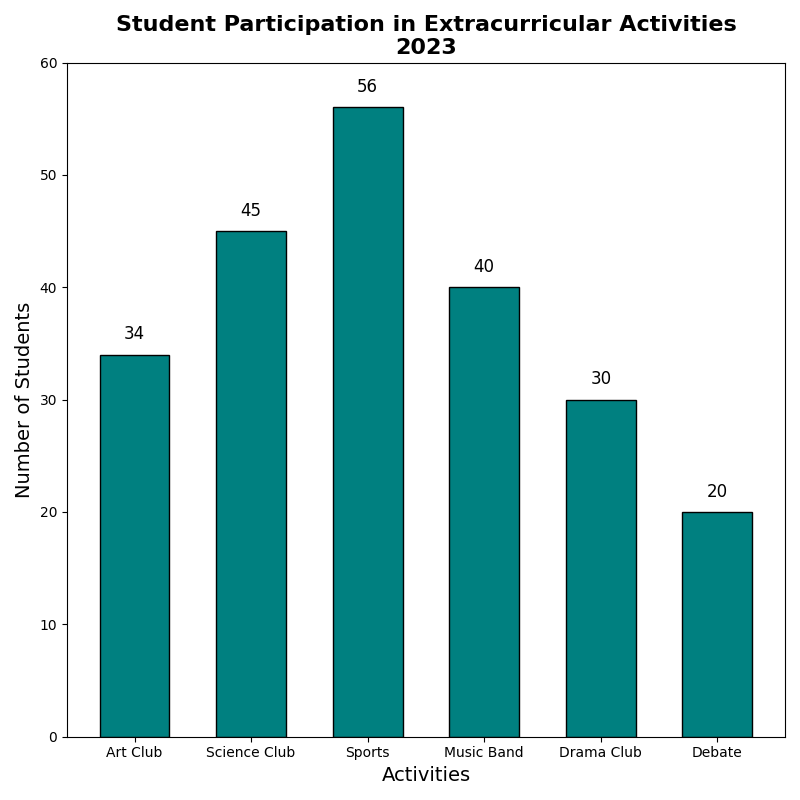

Write Python code to recreate this figure.
import matplotlib.pyplot as plt

activities = ['Art Club', 'Science Club', 'Sports', 'Music Band', 'Drama Club', 'Debate']
participation_counts = [34, 45, 56, 40, 30, 20]

fig, ax1 = plt.subplots(figsize=(8, 8))

# Use a single color for bars
bars = ax1.bar(activities, participation_counts, color='teal', edgecolor='black', width=0.6)
ax1.set_title("Student Participation in Extracurricular Activities\n2023", fontsize=16, fontweight='bold')
ax1.set_xlabel("Activities", fontsize=14)
ax1.set_ylabel("Number of Students", fontsize=14)
ax1.set_ylim(0, 60)

for bar in bars:
    yval = bar.get_height()
    ax1.text(bar.get_x() + bar.get_width() / 2, yval + 1, f'{yval}', ha='center', va='bottom', fontsize=12)

plt.tight_layout()
plt.show()
